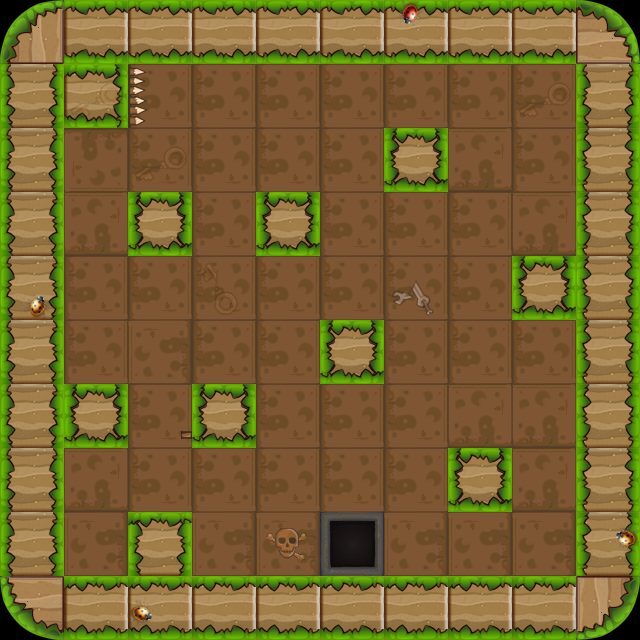

Tiled map render using the project's own tile images. Description and the map definition, with tile-layer contents summarised, below:
An orthogonal 10x10 tile map with 64x64 px tiles, 3 tile layers (bg1, fg1, fg2) and 23 objects (14x wall, 3x enemy, player, door, key, ...).

<map version="1.0" orientation="orthogonal" renderorder="right-down" width="10" height="10" tilewidth="64" tileheight="64">
 <properties>
  <property name="maxStep" value="20" />
 </properties>
 <tileset firstgid="1" name="lv2map" tilewidth="64" tileheight="64">
  <image source="lv2map.png" width="256" height="256" />
 </tileset>
 <layer name="bg1" width="10" height="10">
  <data>[100 cells, 100 non-empty, 3 distinct tile ids]</data>
 </layer>
 <layer name="fg1" width="10" height="10">
  <data>[100 cells, 49 non-empty, 7 distinct tile ids]</data>
 </layer>
 <layer name="fg2" width="10" height="10">
  <data>[100 cells, 14 non-empty, 5 distinct tile ids]</data>
 </layer>
 <objectgroup name="obj1">
  <object name="wall" x="0" y="0" width="640" height="64" />
  <object name="wall" x="0" y="0" width="64" height="640" />
  <object name="wall" x="128" y="512" width="64" height="128" />
  <object name="wall" x="0" y="64" width="128" height="64" />
  <object name="wall" x="64" y="384" width="64" height="64" />
  <object name="wall" x="576" y="0" width="64" height="640" />
  <object name="wall" x="0" y="576" width="640" height="64" />
  <object name="wall" x="512" y="256" width="128" height="64" />
  <object name="wall" x="192" y="384" width="64" height="64" />
  <object name="player" x="384" y="64" width="64" height="64" />
  <object name="enemy" x="448" y="384" width="64" height="64" />
  <object name="door" x="64" y="512" width="64" height="64" />
  <object name="key" x="512" y="64" width="64" height="64">
   <properties>
    <property name="active" value="false" />
   </properties>
  </object>
  <object name="wall" x="128" y="192" width="64" height="64" />
  <object name="wall" x="384" y="128" width="64" height="64" />
  <object name="wall" x="448" y="448" width="64" height="64" />
  <object name="enemy" x="128" y="128" width="64" height="64" />
  <object name="wall" x="256" y="192" width="64" height="64" />
  <object name="enemy" x="64" y="320" width="64" height="64" />
  <object name="dong" x="320" y="512" width="64" height="64" />
  <object name="banzi" x="128" y="435" width="64" height="13">
   <properties>
    <property name="isOver" value="false" />
   </properties>
  </object>
  <object name="ding" x="128" y="64" width="13" height="64" />
  <object name="wall" x="320" y="320" width="64" height="64" />
 </objectgroup>
</map>
